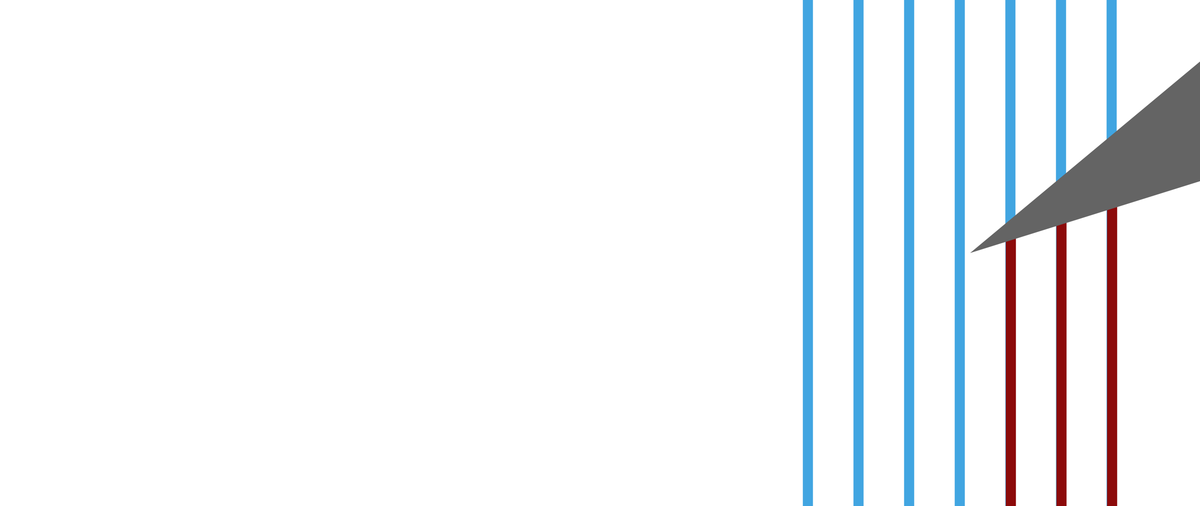
Frame 1 (no input)
Frame 2 (the mouse pressed at the canvas centre, redrawn once): identical to frame 1, image omitted

The Processing sketch that drew this single still picture (run headless with seeded random() and noise(); the mouse was pressed at the canvas centre and the sketch redrawn once):

// Processing sketch: psycho
// ── psycho.pde
// Manuale di Programmazione Cinematografica - Volume 4
// Daniele Olmisani, 2017

// Psycho (1960)


final color PAPER = color(255);
final color INK1 = color(65, 165, 225);
final color INK2 = color(140, 10, 10);
final color INK3 = color(100, 100, 100);

final float U = 0.002;


void setup() {
  
  size(2560, 1080);
  noLoop();
}


void draw() {
  
  final float F = min(width, height);
  
  translate(0.80*width, 0.5*height);
  scale(F);
  
  background(PAPER);
  
  strokeWeight(10*U);
  
  stroke(INK1);
  for (float i=-0.3; i<=0.3; i+=0.1) {
    line(i, -1, i, 1);
  }
  
  stroke(INK2);
  for (float i=0.1; i<=0.3; i+=0.1) {
    line(i, -i*0.5, i, 1);
  }
  
  fill(INK3);
  noStroke();
  triangle(0.02, 0, 0.5, -0.4, 0.5, -0.15);
  
  save("psycho.png");
}
